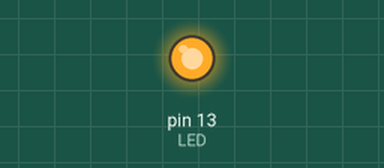
Bench run of a program on a simulated Arduino Uno, built with avr-gcc and run on an emulated ATmega328P. On the bench: output pins drawn as LEDs (lit = HIGH).

Above: at 0.5 s.
At 5.15 s:
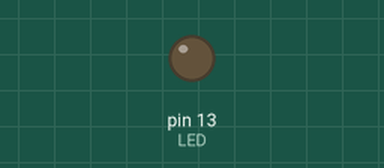
Timing chart, 0 to 6.0 s (numbered marks = the images above):
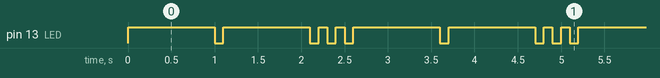

The program:

main.cpp
```cpp
#include <Arduino.h>
#include "Beep.h"
static const int LED = 13;
Beep beep(LED);

void setup(){
  pinMode(LED, OUTPUT);
}

void loop(){
  beep.dash();beep.dash();beep.dot();beep.dot();
}
```

Beep.cpp
```cpp
#include "Beep.h"
#include <Arduino.h>

Beep::Beep(int pin){
  pinMode(pin, OUTPUT);
  _pin = pin;
}

void Beep::dot(){
    digitalWrite(_pin, HIGH);
    delay(100);
    digitalWrite(_pin, LOW);
    delay(100);
}

void Beep::dash(){
    digitalWrite(_pin, HIGH);
    delay(1000);
    digitalWrite(_pin, LOW);
    delay(100);
}
```

Beep.h
```cpp
#ifndef BEEP_H
#define BEEP_H
#include <Arduino.h>


class Beep{
  public:
    Beep(int pin);
    void dot();
    void dash();
  private:
    int _pin;
};

#endif
```

Measured:
- by itself, pin 13 (LED): repeats every 2.6 s: LOW 0.10 s, HIGH 1.0 s, 2 × (LOW 0.10 s, HIGH 0.10 s), LOW 0.10 s, HIGH 1.0 s
- by itself, everything shown: repeats every 2.6 s, in 8 steps
